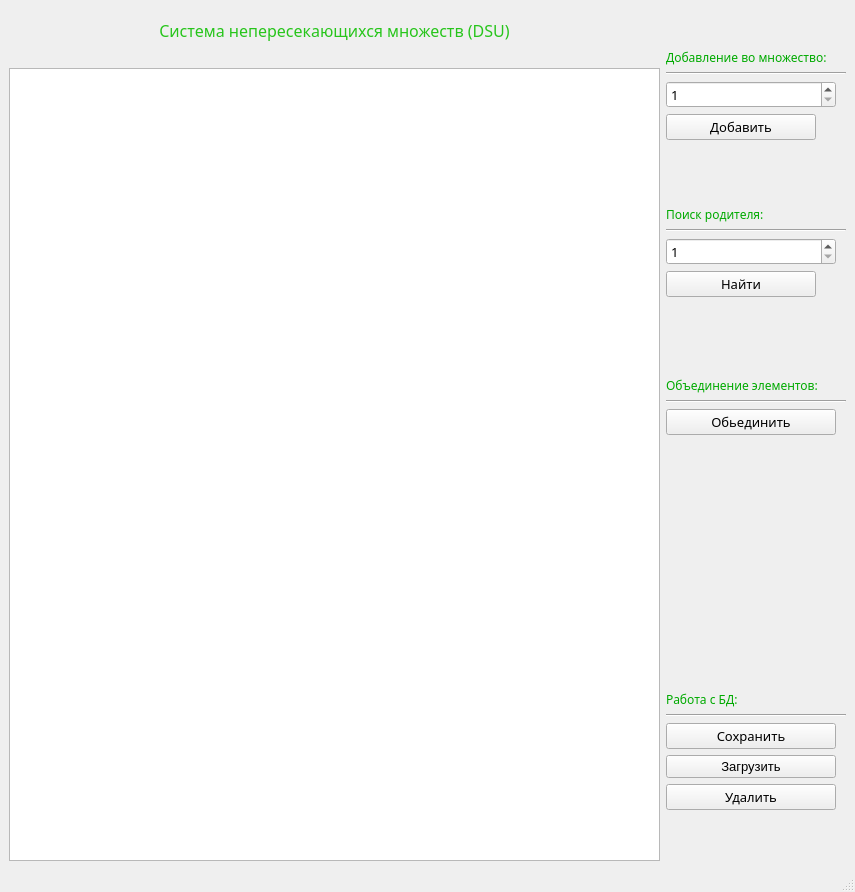
<?xml version="1.0" encoding="UTF-8"?>
<ui version="4.0">
 <class>MainWindow</class>
 <widget class="QMainWindow" name="MainWindow">
  <property name="geometry">
   <rect>
    <x>0</x>
    <y>0</y>
    <width>855</width>
    <height>892</height>
   </rect>
  </property>
  <property name="windowTitle">
   <string>MainWindow</string>
  </property>
  <widget class="QWidget" name="centralwidget">
   <layout class="QHBoxLayout" name="horizontalLayout_2">
    <item>
     <layout class="QHBoxLayout" name="horizontalLayout" stretch="4,1">
      <item>
       <layout class="QVBoxLayout" name="verticalLayout">
        <item>
         <spacer name="verticalSpacer_6">
          <property name="orientation">
           <enum>Qt::Vertical</enum>
          </property>
          <property name="sizeType">
           <enum>QSizePolicy::Fixed</enum>
          </property>
          <property name="sizeHint" stdset="0">
           <size>
            <width>20</width>
            <height>10</height>
           </size>
          </property>
         </spacer>
        </item>
        <item>
         <widget class="QLabel" name="labelDSU">
          <property name="palette">
           <palette>
            <active>
             <colorrole role="WindowText">
              <brush brushstyle="SolidPattern">
               <color alpha="255">
                <red>39</red>
                <green>197</green>
                <blue>27</blue>
               </color>
              </brush>
             </colorrole>
            </active>
            <inactive>
             <colorrole role="WindowText">
              <brush brushstyle="SolidPattern">
               <color alpha="255">
                <red>39</red>
                <green>197</green>
                <blue>27</blue>
               </color>
              </brush>
             </colorrole>
            </inactive>
            <disabled>
             <colorrole role="WindowText">
              <brush brushstyle="SolidPattern">
               <color alpha="255">
                <red>120</red>
                <green>120</green>
                <blue>120</blue>
               </color>
              </brush>
             </colorrole>
            </disabled>
           </palette>
          </property>
          <property name="font">
           <font>
            <family>Nokia Sans S60</family>
            <pointsize>12</pointsize>
            <weight>50</weight>
            <bold>false</bold>
            <underline>false</underline>
            <kerning>true</kerning>
           </font>
          </property>
          <property name="lineWidth">
           <number>5</number>
          </property>
          <property name="text">
           <string>Система непересекающихся множеств (DSU)</string>
          </property>
          <property name="alignment">
           <set>Qt::AlignCenter</set>
          </property>
          <property name="margin">
           <number>1</number>
          </property>
         </widget>
        </item>
        <item>
         <spacer name="horizontalSpacer">
          <property name="orientation">
           <enum>Qt::Horizontal</enum>
          </property>
          <property name="sizeType">
           <enum>QSizePolicy::Fixed</enum>
          </property>
          <property name="sizeHint" stdset="0">
           <size>
            <width>645</width>
            <height>20</height>
           </size>
          </property>
         </spacer>
        </item>
        <item>
         <widget class="QTableWidget" name="tableWidget"/>
        </item>
       </layout>
      </item>
      <item>
       <layout class="QVBoxLayout" name="verticalLayout_2">
        <item>
         <spacer name="verticalSpacer_3">
          <property name="orientation">
           <enum>Qt::Vertical</enum>
          </property>
          <property name="sizeType">
           <enum>QSizePolicy::Fixed</enum>
          </property>
          <property name="sizeHint" stdset="0">
           <size>
            <width>20</width>
            <height>40</height>
           </size>
          </property>
         </spacer>
        </item>
        <item>
         <widget class="QLabel" name="label_2">
          <property name="palette">
           <palette>
            <active>
             <colorrole role="WindowText">
              <brush brushstyle="SolidPattern">
               <color alpha="255">
                <red>0</red>
                <green>170</green>
                <blue>0</blue>
               </color>
              </brush>
             </colorrole>
            </active>
            <inactive>
             <colorrole role="WindowText">
              <brush brushstyle="SolidPattern">
               <color alpha="255">
                <red>0</red>
                <green>170</green>
                <blue>0</blue>
               </color>
              </brush>
             </colorrole>
            </inactive>
            <disabled>
             <colorrole role="WindowText">
              <brush brushstyle="SolidPattern">
               <color alpha="255">
                <red>120</red>
                <green>120</green>
                <blue>120</blue>
               </color>
              </brush>
             </colorrole>
            </disabled>
           </palette>
          </property>
          <property name="font">
           <font>
            <family>Nokia Sans S60</family>
            <weight>50</weight>
            <bold>false</bold>
            <underline>false</underline>
           </font>
          </property>
          <property name="text">
           <string>Добавление во множество:</string>
          </property>
         </widget>
        </item>
        <item>
         <widget class="Line" name="line">
          <property name="orientation">
           <enum>Qt::Horizontal</enum>
          </property>
         </widget>
        </item>
        <item>
         <widget class="QSpinBox" name="lineAdd">
          <property name="maximumSize">
           <size>
            <width>170</width>
            <height>200</height>
           </size>
          </property>
          <property name="font">
           <font>
            <family>Nokia Sans S60</family>
            <pointsize>10</pointsize>
           </font>
          </property>
          <property name="minimum">
           <number>1</number>
          </property>
          <property name="maximum">
           <number>9999999</number>
          </property>
         </widget>
        </item>
        <item>
         <widget class="QPushButton" name="addButton">
          <property name="maximumSize">
           <size>
            <width>150</width>
            <height>200</height>
           </size>
          </property>
          <property name="font">
           <font>
            <family>Nokia Sans S60</family>
            <pointsize>10</pointsize>
           </font>
          </property>
          <property name="cursor">
           <cursorShape>PointingHandCursor</cursorShape>
          </property>
          <property name="text">
           <string>Добавить</string>
          </property>
         </widget>
        </item>
        <item>
         <spacer name="verticalSpacer_7">
          <property name="orientation">
           <enum>Qt::Vertical</enum>
          </property>
          <property name="sizeType">
           <enum>QSizePolicy::Fixed</enum>
          </property>
          <property name="sizeHint" stdset="0">
           <size>
            <width>20</width>
            <height>60</height>
           </size>
          </property>
         </spacer>
        </item>
        <item>
         <widget class="QLabel" name="label_3">
          <property name="palette">
           <palette>
            <active>
             <colorrole role="WindowText">
              <brush brushstyle="SolidPattern">
               <color alpha="255">
                <red>0</red>
                <green>170</green>
                <blue>0</blue>
               </color>
              </brush>
             </colorrole>
            </active>
            <inactive>
             <colorrole role="WindowText">
              <brush brushstyle="SolidPattern">
               <color alpha="255">
                <red>0</red>
                <green>170</green>
                <blue>0</blue>
               </color>
              </brush>
             </colorrole>
            </inactive>
            <disabled>
             <colorrole role="WindowText">
              <brush brushstyle="SolidPattern">
               <color alpha="255">
                <red>120</red>
                <green>120</green>
                <blue>120</blue>
               </color>
              </brush>
             </colorrole>
            </disabled>
           </palette>
          </property>
          <property name="font">
           <font>
            <family>Nokia Sans S60</family>
            <weight>50</weight>
            <italic>false</italic>
            <bold>false</bold>
           </font>
          </property>
          <property name="text">
           <string>Поиск родителя:</string>
          </property>
         </widget>
        </item>
        <item>
         <widget class="Line" name="line_2">
          <property name="orientation">
           <enum>Qt::Horizontal</enum>
          </property>
         </widget>
        </item>
        <item>
         <widget class="QSpinBox" name="lineFind">
          <property name="maximumSize">
           <size>
            <width>170</width>
            <height>200</height>
           </size>
          </property>
          <property name="font">
           <font>
            <family>Nokia Sans S60</family>
            <pointsize>10</pointsize>
           </font>
          </property>
          <property name="toolTipDuration">
           <number>-1</number>
          </property>
          <property name="minimum">
           <number>1</number>
          </property>
          <property name="maximum">
           <number>9999999</number>
          </property>
         </widget>
        </item>
        <item>
         <widget class="QPushButton" name="findButton">
          <property name="maximumSize">
           <size>
            <width>150</width>
            <height>200</height>
           </size>
          </property>
          <property name="font">
           <font>
            <family>Nokia Sans S60</family>
            <pointsize>10</pointsize>
           </font>
          </property>
          <property name="cursor">
           <cursorShape>WhatsThisCursor</cursorShape>
          </property>
          <property name="text">
           <string>Найти</string>
          </property>
         </widget>
        </item>
        <item>
         <widget class="QLabel" name="label">
          <property name="maximumSize">
           <size>
            <width>200</width>
            <height>16777215</height>
           </size>
          </property>
          <property name="palette">
           <palette>
            <active>
             <colorrole role="WindowText">
              <brush brushstyle="SolidPattern">
               <color alpha="255">
                <red>255</red>
                <green>0</green>
                <blue>0</blue>
               </color>
              </brush>
             </colorrole>
            </active>
            <inactive>
             <colorrole role="WindowText">
              <brush brushstyle="SolidPattern">
               <color alpha="255">
                <red>255</red>
                <green>0</green>
                <blue>0</blue>
               </color>
              </brush>
             </colorrole>
            </inactive>
            <disabled>
             <colorrole role="WindowText">
              <brush brushstyle="SolidPattern">
               <color alpha="255">
                <red>120</red>
                <green>120</green>
                <blue>120</blue>
               </color>
              </brush>
             </colorrole>
            </disabled>
           </palette>
          </property>
          <property name="font">
           <font>
            <family>Nokia Sans S60</family>
            <pointsize>10</pointsize>
           </font>
          </property>
          <property name="text">
           <string/>
          </property>
         </widget>
        </item>
        <item>
         <spacer name="horizontalSpacer_2">
          <property name="orientation">
           <enum>Qt::Horizontal</enum>
          </property>
          <property name="sizeType">
           <enum>QSizePolicy::Fixed</enum>
          </property>
          <property name="sizeHint" stdset="0">
           <size>
            <width>180</width>
            <height>20</height>
           </size>
          </property>
         </spacer>
        </item>
        <item>
         <spacer name="verticalSpacer_2">
          <property name="orientation">
           <enum>Qt::Vertical</enum>
          </property>
          <property name="sizeHint" stdset="0">
           <size>
            <width>20</width>
            <height>20</height>
           </size>
          </property>
         </spacer>
        </item>
        <item>
         <widget class="QLabel" name="label_4">
          <property name="palette">
           <palette>
            <active>
             <colorrole role="WindowText">
              <brush brushstyle="SolidPattern">
               <color alpha="255">
                <red>0</red>
                <green>170</green>
                <blue>0</blue>
               </color>
              </brush>
             </colorrole>
            </active>
            <inactive>
             <colorrole role="WindowText">
              <brush brushstyle="SolidPattern">
               <color alpha="255">
                <red>0</red>
                <green>170</green>
                <blue>0</blue>
               </color>
              </brush>
             </colorrole>
            </inactive>
            <disabled>
             <colorrole role="WindowText">
              <brush brushstyle="SolidPattern">
               <color alpha="255">
                <red>120</red>
                <green>120</green>
                <blue>120</blue>
               </color>
              </brush>
             </colorrole>
            </disabled>
           </palette>
          </property>
          <property name="font">
           <font>
            <family>Nokia Sans S60</family>
           </font>
          </property>
          <property name="text">
           <string>Объединение элементов:</string>
          </property>
         </widget>
        </item>
        <item>
         <widget class="Line" name="line_3">
          <property name="orientation">
           <enum>Qt::Horizontal</enum>
          </property>
         </widget>
        </item>
        <item>
         <widget class="QPushButton" name="unionButton">
          <property name="minimumSize">
           <size>
            <width>0</width>
            <height>0</height>
           </size>
          </property>
          <property name="maximumSize">
           <size>
            <width>170</width>
            <height>200</height>
           </size>
          </property>
          <property name="font">
           <font>
            <family>Nokia Sans S60</family>
            <pointsize>10</pointsize>
           </font>
          </property>
          <property name="cursor">
           <cursorShape>PointingHandCursor</cursorShape>
          </property>
          <property name="text">
           <string>Обьединить</string>
          </property>
         </widget>
        </item>
        <item>
         <spacer name="verticalSpacer">
          <property name="orientation">
           <enum>Qt::Vertical</enum>
          </property>
          <property name="sizeType">
           <enum>QSizePolicy::Fixed</enum>
          </property>
          <property name="sizeHint" stdset="0">
           <size>
            <width>20</width>
            <height>250</height>
           </size>
          </property>
         </spacer>
        </item>
        <item>
         <widget class="QLabel" name="label_5">
          <property name="palette">
           <palette>
            <active>
             <colorrole role="WindowText">
              <brush brushstyle="SolidPattern">
               <color alpha="255">
                <red>0</red>
                <green>170</green>
                <blue>0</blue>
               </color>
              </brush>
             </colorrole>
            </active>
            <inactive>
             <colorrole role="WindowText">
              <brush brushstyle="SolidPattern">
               <color alpha="255">
                <red>0</red>
                <green>170</green>
                <blue>0</blue>
               </color>
              </brush>
             </colorrole>
            </inactive>
            <disabled>
             <colorrole role="WindowText">
              <brush brushstyle="SolidPattern">
               <color alpha="255">
                <red>120</red>
                <green>120</green>
                <blue>120</blue>
               </color>
              </brush>
             </colorrole>
            </disabled>
           </palette>
          </property>
          <property name="font">
           <font>
            <family>Nokia Sans S60</family>
           </font>
          </property>
          <property name="text">
           <string>Работа с БД:</string>
          </property>
         </widget>
        </item>
        <item>
         <widget class="Line" name="line_4">
          <property name="orientation">
           <enum>Qt::Horizontal</enum>
          </property>
         </widget>
        </item>
        <item>
         <widget class="QPushButton" name="saveButton">
          <property name="maximumSize">
           <size>
            <width>170</width>
            <height>200</height>
           </size>
          </property>
          <property name="font">
           <font>
            <family>Nokia Sans S60</family>
            <pointsize>10</pointsize>
           </font>
          </property>
          <property name="cursor">
           <cursorShape>OpenHandCursor</cursorShape>
          </property>
          <property name="text">
           <string>Сохранить</string>
          </property>
         </widget>
        </item>
        <item>
         <widget class="QPushButton" name="loadButton">
          <property name="maximumSize">
           <size>
            <width>170</width>
            <height>200</height>
           </size>
          </property>
          <property name="font">
           <font>
            <pointsize>10</pointsize>
           </font>
          </property>
          <property name="text">
           <string>Загрузить</string>
          </property>
         </widget>
        </item>
        <item>
         <widget class="QPushButton" name="deleteButton">
          <property name="maximumSize">
           <size>
            <width>170</width>
            <height>200</height>
           </size>
          </property>
          <property name="font">
           <font>
            <family>Nokia Sans S60</family>
            <pointsize>10</pointsize>
           </font>
          </property>
          <property name="cursor">
           <cursorShape>BusyCursor</cursorShape>
          </property>
          <property name="text">
           <string>Удалить</string>
          </property>
         </widget>
        </item>
        <item>
         <spacer name="verticalSpacer_4">
          <property name="orientation">
           <enum>Qt::Vertical</enum>
          </property>
          <property name="sizeHint" stdset="0">
           <size>
            <width>20</width>
            <height>20</height>
           </size>
          </property>
         </spacer>
        </item>
        <item>
         <widget class="QLabel" name="messageLine">
          <property name="enabled">
           <bool>true</bool>
          </property>
          <property name="maximumSize">
           <size>
            <width>200</width>
            <height>600</height>
           </size>
          </property>
          <property name="palette">
           <palette>
            <active>
             <colorrole role="WindowText">
              <brush brushstyle="SolidPattern">
               <color alpha="255">
                <red>255</red>
                <green>60</green>
                <blue>60</blue>
               </color>
              </brush>
             </colorrole>
            </active>
            <inactive>
             <colorrole role="WindowText">
              <brush brushstyle="SolidPattern">
               <color alpha="255">
                <red>255</red>
                <green>60</green>
                <blue>60</blue>
               </color>
              </brush>
             </colorrole>
            </inactive>
            <disabled>
             <colorrole role="WindowText">
              <brush brushstyle="SolidPattern">
               <color alpha="255">
                <red>120</red>
                <green>120</green>
                <blue>120</blue>
               </color>
              </brush>
             </colorrole>
            </disabled>
           </palette>
          </property>
          <property name="font">
           <font>
            <family>Nokia Sans S60</family>
            <pointsize>9</pointsize>
           </font>
          </property>
          <property name="text">
           <string/>
          </property>
         </widget>
        </item>
       </layout>
      </item>
     </layout>
    </item>
   </layout>
  </widget>
  <widget class="QMenuBar" name="menubar">
   <property name="geometry">
    <rect>
     <x>0</x>
     <y>0</y>
     <width>855</width>
     <height>21</height>
    </rect>
   </property>
  </widget>
  <widget class="QStatusBar" name="statusbar"/>
 </widget>
 <resources/>
 <connections/>
</ui>
